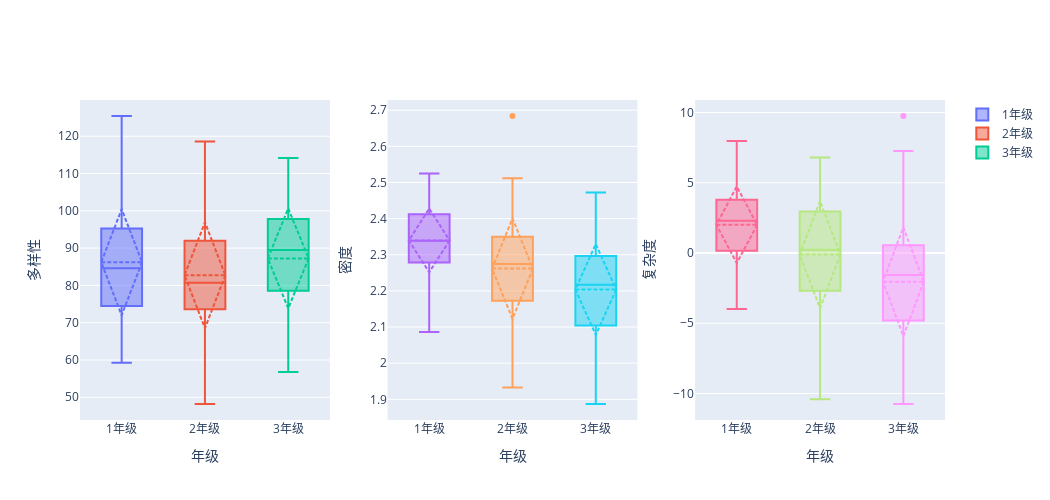

This figure's notebook cell:
### Code cell
plot_boxplots_by_grade('微观叙事-词法', pca_df, 3)
